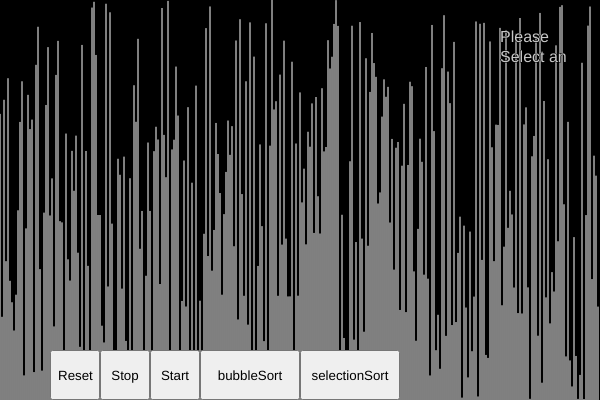
Frame 1 (no input)
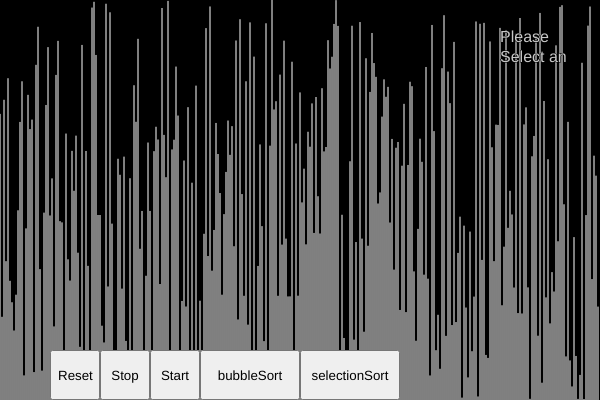
Frame 60 (no input)
Frame 120 (the mouse pressed at the canvas centre since frame 60): identical to frame 60, image omitted

The p5.js sketch that drew these frames (run headless with seeded random() and noise() and a simulated clock; from frame 60 on, the mouse is pressed at the canvas centre):

// p5.js sketch
// ── sketch.js
let values = [];
let Algs = ["bubbleSort", "selectionSort"];
let currentAlg = "Please Select an Algorithm";
let completed = false;
let currLine;
let i = 0;
let j = 0;

function setup() {
	createCanvas(600, 400);
  values = new Array(width/2);
  for (var i = 0; i < width/2; i++){ 
    values[i] = random(height);
  }
}

function selectionSort() {
  if (i === values.length) {
    finished();
    return;
  }
  let minind = -1;
  for (let j = values.length-1; j >= i; j--) {
    if (minind === -1 || values[j] > values[minind]) {
      minind = j;
    }
  }
  currLine = i; 
  let temp = values[minind];
  values[minind] = values[i];
  values[i] = temp;
  i++;

}


function bubbleSort() {
  if (i === values.length) {
    finished(); 
    return;
  }
  for (let j = 0; j < values.length-i-1; j++) {
    currLine = j
    if (values[j] < values[j+1]) {
      let temp = values[j];
      values[j] = values[j+1];
      values[j+1] = temp;
    }
  }
  i++;
}

function finished(){
  colorMode(RGB, 255);
  drawLines(color(127,255,0));
  i=0;
  noLoop();
}

function update() {
  if (currentAlg === "bubbleSort") bubbleSort();
  if (currentAlg === "selectionSort") selectionSort();
}

function resetBoard() {
  loop();
  for (let i = 0; i < width/2; i++){ 
    values[i] = random(height);
  }
  i = 0;
  noLoop();

}



function setAlg(nextAlg){
  console.log(nextAlg);
  if (!Algs.includes(nextAlg)) {
    console.log("ERROR, Does not support " + nextAlg);
  } else {
    resetBoard();
    currentAlg = nextAlg;
    loop();
    update();
  }
}

function navBar() {
  stroke(200);
  let res = createButton("Reset");
  res.size(50,50);
  res.position(50, height-50, 200);
  res.mousePressed(resetBoard);

  let stop = createButton("Stop");
  stop.size(50,50);
  stop.position(100, height-50, 200);
  stop.mousePressed(noLoop);

  let start = createButton("Start");
  start.size(50,50);
  start.position(150, height-50, 200);
  start.mousePressed(loop);

  let bubble = createButton("bubbleSort");
  bubble.size(100,50);
  bubble.position(200, height-50, 200);
  bubble.mousePressed(() => {
    currentAlg = "bubbleSort";
    resetBoard();
  });

  let quick = createButton("selectionSort");
  quick.size(100,50);
  quick.position(300, height-50, 200);
  quick.mousePressed(() => {
    currentAlg = "selectionSort";
    resetBoard();
  });

}

function draw() {
  navBar();
  background(0);
  update();
  drawLines();
  fill(200);
  stroke(0);
  textSize(16);
  text(currentAlg, width-100, 30, 90, 50);
}

function drawLines(color=255) { 
  stroke(color);
  for (let i = 0; i < values.length; i++) {
    if (abs(i-currLine) <=0 ) stroke(100);
    line(2*i, height, 2*i, height - values[i]);
    if (abs(i-currLine) <=0 ) stroke(color);
  }
}
